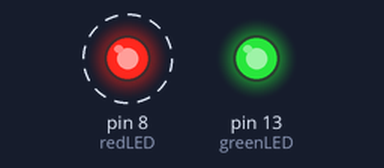
This program was run on a simulated Arduino Uno, built with avr-gcc and run on an emulated ATmega328P. Parts: output pins drawn as LEDs (lit = HIGH). Dashed ring = blinking.

Above: at 0.5 s.
At 6.5 s:
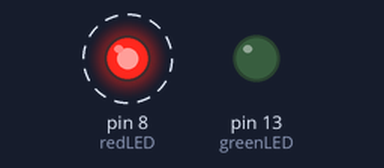
Timing chart, 0 to 10.4 s (numbered marks = the images above):
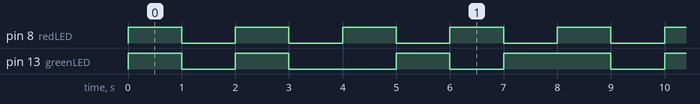

Measured:
- by itself, pin 8 (redLED): alternates HIGH for 1.0 s and LOW for 1.0 s
- by itself, pin 13 (greenLED): repeats every 8.0 s: LOW 1.0 s, HIGH 1.0 s, LOW 2.0 s, HIGH 1.0 s, LOW 1.0 s, HIGH 2.0 s
- by itself, everything shown: repeats every 8.0 s, in 8 steps

The program:

main.cpp
```cpp
#include <Arduino.h>
const int greenLED = 13;
const int redLED = 8;
int syncCount = 0;
const int second = 1000;


bool mustBeInSync(int &syncCount){
  return syncCount % 2 == 0;
}
void turnOnGreenLED(){
	digitalWrite(greenLED, HIGH);
}
void turnOffGreenLED(){
	digitalWrite(greenLED, LOW);
}
void turnOnRedLED(){
	digitalWrite(redLED, HIGH);
}
void turnOffRedLED(){
	digitalWrite(redLED, LOW);
}


void setup()
{
  pinMode(greenLED, OUTPUT);
  pinMode(redLED, OUTPUT);

}

void loop()
{
  int repeat = 0;
  secondTime:
    if(mustBeInSync(syncCount))
    {
      turnOnGreenLED();
      turnOnRedLED();
    }
    else
    {
      turnOffGreenLED();
      turnOnRedLED();
    }
    delay(second);
    if(mustBeInSync(syncCount))
    {
      turnOffGreenLED();
      turnOffRedLED();
    }
    else
    {
      turnOnGreenLED();
      turnOffRedLED();
    }
    delay(second);
  repeat++;
  if(repeat != 2) goto secondTime;
  syncCount++;
}
```
